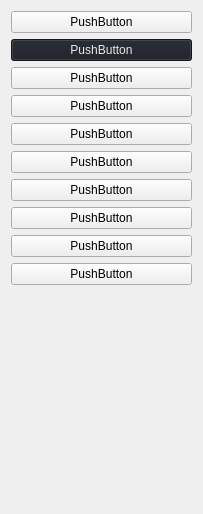
             <widget class="QWidget" name="scrollAreaWidgetContents">
              <property name="geometry">
               <rect>
                <x>0</x>
                <y>0</y>
                <width>203</width>
                <height>514</height>
               </rect>
              </property>
              <layout class="QVBoxLayout" name="verticalLayout">
               <item>
                <widget class="QPushButton" name="pushButton_6">
                 <property name="text">
                  <string>PushButton</string>
                 </property>
                </widget>
               </item>
               <item>
                <widget class="QPushButton" name="pushButton_7">
                 <property name="palette">
                  <palette>
                   <active>
                    <colorrole role="WindowText">
                     <brush brushstyle="SolidPattern">
                      <color alpha="255">
                       <red>229</red>
                       <green>231</green>
                       <blue>235</blue>
                      </color>
                     </brush>
                    </colorrole>
                    <colorrole role="Button">
                     <brush brushstyle="SolidPattern">
                      <color alpha="255">
                       <red>26</red>
                       <green>29</green>
                       <blue>37</blue>
                      </color>
                     </brush>
                    </colorrole>
                    <colorrole role="Text">
                     <brush brushstyle="SolidPattern">
                      <color alpha="255">
                       <red>229</red>
                       <green>231</green>
                       <blue>235</blue>
                      </color>
                     </brush>
                    </colorrole>
                    <colorrole role="ButtonText">
                     <brush brushstyle="SolidPattern">
                      <color alpha="255">
                       <red>229</red>
                       <green>231</green>
                       <blue>235</blue>
                      </color>
                     </brush>
                    </colorrole>
                    <colorrole role="Base">
                     <brush brushstyle="SolidPattern">
                      <color alpha="255">
                       <red>26</red>
                       <green>29</green>
                       <blue>37</blue>
                      </color>
                     </brush>
                    </colorrole>
                    <colorrole role="Window">
                     <brush brushstyle="SolidPattern">
                      <color alpha="255">
                       <red>26</red>
                       <green>29</green>
                       <blue>37</blue>
                      </color>
                     </brush>
                    </colorrole>
                    <colorrole role="Highlight">
                     <brush brushstyle="SolidPattern">
                      <color alpha="255">
                       <red>39</red>
                       <green>191</green>
                       <blue>115</blue>
                      </color>
                     </brush>
                    </colorrole>
                    <colorrole role="PlaceholderText">
                     <brush brushstyle="SolidPattern">
                      <color alpha="128">
                       <red>229</red>
                       <green>231</green>
                       <blue>235</blue>
                      </color>
                     </brush>
                    </colorrole>
                   </active>
                   <inactive>
                    <colorrole role="WindowText">
                     <brush brushstyle="SolidPattern">
                      <color alpha="255">
                       <red>229</red>
                       <green>231</green>
                       <blue>235</blue>
                      </color>
                     </brush>
                    </colorrole>
                    <colorrole role="Button">
                     <brush brushstyle="SolidPattern">
                      <color alpha="255">
                       <red>26</red>
                       <green>29</green>
                       <blue>37</blue>
                      </color>
                     </brush>
                    </colorrole>
                    <colorrole role="Text">
                     <brush brushstyle="SolidPattern">
                      <color alpha="255">
                       <red>229</red>
                       <green>231</green>
                       <blue>235</blue>
                      </color>
                     </brush>
                    </colorrole>
                    <colorrole role="ButtonText">
                     <brush brushstyle="SolidPattern">
                      <color alpha="255">
                       <red>229</red>
                       <green>231</green>
                       <blue>235</blue>
                      </color>
                     </brush>
                    </colorrole>
                    <colorrole role="Base">
                     <brush brushstyle="SolidPattern">
                      <color alpha="255">
                       <red>26</red>
                       <green>29</green>
                       <blue>37</blue>
                      </color>
                     </brush>
                    </colorrole>
                    <colorrole role="Window">
                     <brush brushstyle="SolidPattern">
                      <color alpha="255">
                       <red>26</red>
                       <green>29</green>
                       <blue>37</blue>
                      </color>
                     </brush>
                    </colorrole>
                    <colorrole role="Highlight">
                     <brush brushstyle="SolidPattern">
                      <color alpha="255">
                       <red>39</red>
                       <green>191</green>
                       <blue>115</blue>
                      </color>
                     </brush>
                    </colorrole>
                    <colorrole role="PlaceholderText">
                     <brush brushstyle="SolidPattern">
                      <color alpha="128">
                       <red>229</red>
                       <green>231</green>
                       <blue>235</blue>
                      </color>
                     </brush>
                    </colorrole>
                   </inactive>
                   <disabled>
                    <colorrole role="WindowText">
                     <brush brushstyle="SolidPattern">
                      <color alpha="255">
                       <red>229</red>
                       <green>231</green>
                       <blue>235</blue>
                      </color>
                     </brush>
                    </colorrole>
                    <colorrole role="Button">
                     <brush brushstyle="SolidPattern">
                      <color alpha="255">
                       <red>26</red>
                       <green>29</green>
                       <blue>37</blue>
                      </color>
                     </brush>
                    </colorrole>
                    <colorrole role="Text">
                     <brush brushstyle="SolidPattern">
                      <color alpha="255">
                       <red>229</red>
                       <green>231</green>
                       <blue>235</blue>
                      </color>
                     </brush>
                    </colorrole>
                    <colorrole role="ButtonText">
                     <brush brushstyle="SolidPattern">
                      <color alpha="255">
                       <red>229</red>
                       <green>231</green>
                       <blue>235</blue>
                      </color>
                     </brush>
                    </colorrole>
                    <colorrole role="Base">
                     <brush brushstyle="SolidPattern">
                      <color alpha="255">
                       <red>26</red>
                       <green>29</green>
                       <blue>37</blue>
                      </color>
                     </brush>
                    </colorrole>
                    <colorrole role="Window">
                     <brush brushstyle="SolidPattern">
                      <color alpha="255">
                       <red>26</red>
                       <green>29</green>
                       <blue>37</blue>
                      </color>
                     </brush>
                    </colorrole>
                    <colorrole role="Highlight">
                     <brush brushstyle="SolidPattern">
                      <color alpha="255">
                       <red>39</red>
                       <green>191</green>
                       <blue>115</blue>
                      </color>
                     </brush>
                    </colorrole>
                    <colorrole role="PlaceholderText">
                     <brush brushstyle="SolidPattern">
                      <color alpha="128">
                       <red>229</red>
                       <green>231</green>
                       <blue>235</blue>
                      </color>
                     </brush>
                    </colorrole>
                   </disabled>
                  </palette>
                 </property>
                 <property name="text">
                  <string>PushButton</string>
                 </property>
                </widget>
               </item>
               <item>
                <widget class="QPushButton" name="pushButton_8">
                 <property name="text">
                  <string>PushButton</string>
                 </property>
                </widget>
               </item>
               <item>
                <widget class="QPushButton" name="pushButton_9">
                 <property name="text">
                  <string>PushButton</string>
                 </property>
                </widget>
               </item>
               <item>
                <widget class="QPushButton" name="pushButton_5">
                 <property name="text">
                  <string>PushButton</string>
                 </property>
                </widget>
               </item>
               <item>
                <widget class="QPushButton" name="pushButton_11">
                 <property name="text">
                  <string>PushButton</string>
                 </property>
                </widget>
               </item>
               <item>
                <widget class="QPushButton" name="pushButton_12">
                 <property name="text">
                  <string>PushButton</string>
                 </property>
                </widget>
               </item>
               <item>
                <widget class="QPushButton" name="pushButton_14">
                 <property name="text">
                  <string>PushButton</string>
                 </property>
                </widget>
               </item>
               <item>
                <widget class="QPushButton" name="pushButton_13">
                 <property name="text">
                  <string>PushButton</string>
                 </property>
                </widget>
               </item>
               <item>
                <widget class="QPushButton" name="pushButton_10">
                 <property name="text">
                  <string>PushButton</string>
                 </property>
                </widget>
               </item>
               <item>
                <spacer name="verticalSpacer_2">
                 <property name="orientation">
                  <enum>Qt::Orientation::Vertical</enum>
                 </property>
                 <property name="sizeHint" stdset="0">
                  <size>
                   <width>20</width>
                   <height>40</height>
                  </size>
                 </property>
                </spacer>
               </item>
              </layout>
             </widget>
